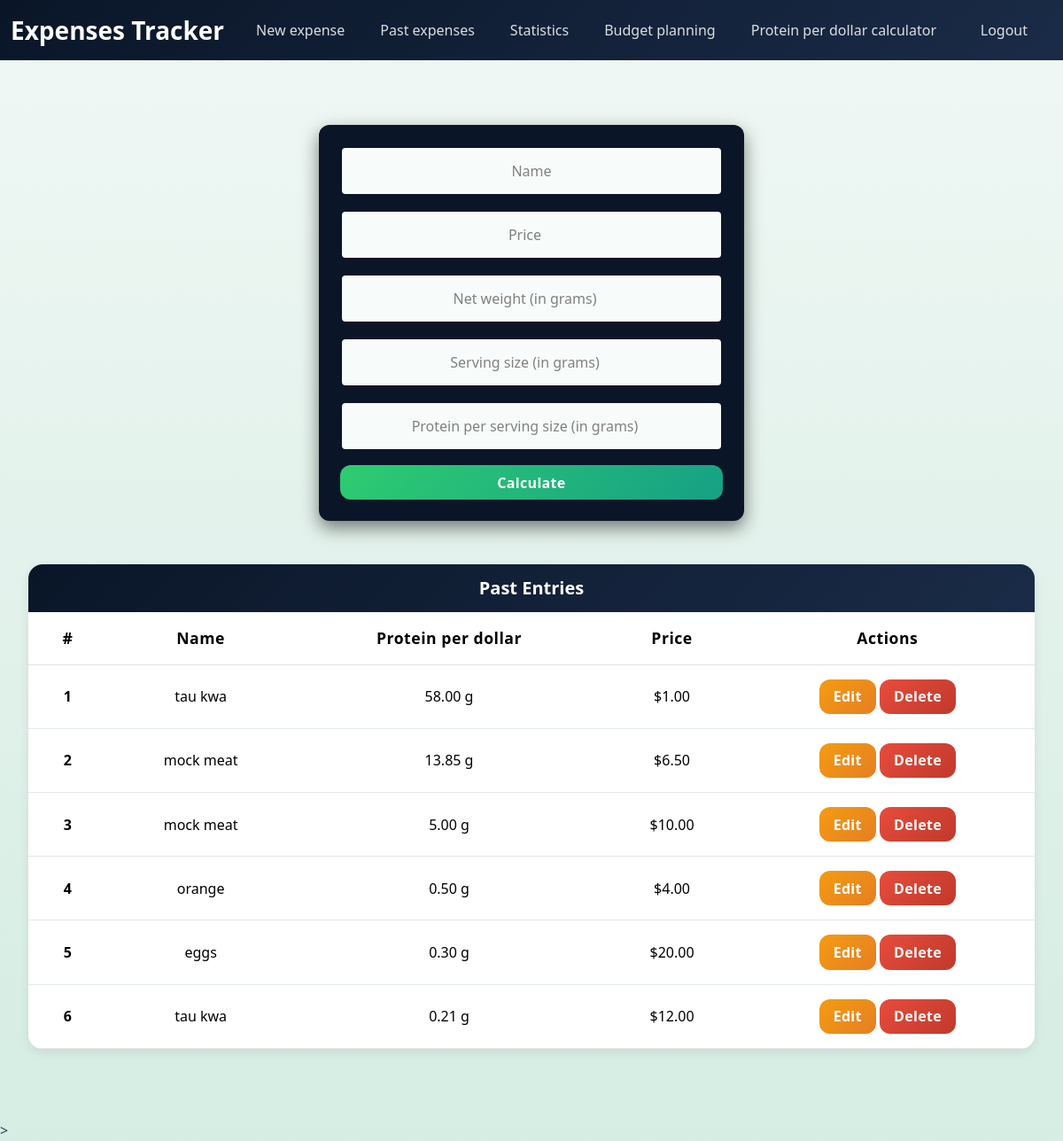
The app's page /protein (signed in) with its own data.
### tables this page shows
CREATE TABLE protein (id INTEGER PRIMARY KEY AUTOINCREMENT NOT NULL, user_id INTEGER NOT NULL, name TEXT NOT NULL, proteinperdollar REAL NOT NULL, description TEXT, date TIMESTAMP DEFAULT CURRENT_TIMESTAMP, price REAL NOT NULL DEFAULT 0, FOREIGN KEY(user_id) REFERENCES users(id));

### app.py (the view)
@app.route("/protein", methods=["GET", "POST"])
@login_required
def protein():
    if request.method == "POST":
        name = request.form.get("name")
        price = request.form.get("price")
        net_weight = request.form.get("net_weight")
        serving_size = request.form.get("serving_size")
        protein_serving_size = request.form.get("protein_serving_size")
        if not name or not price or not net_weight or not serving_size or not protein_serving_size:
            return apology("enter all details correctly")
        try:
            price = float(price)
            net_weight = float(net_weight)
            serving_size = float(serving_size)
            protein_serving_size = float(protein_serving_size)
        except (TypeError, ValueError):
            return apology("enter amount correctly.")
        protein_per_dollar = ((net_weight/serving_size)
                              * (protein_serving_size))/price if price and price > 0 else None
        db.execute("INSERT INTO protein (user_id, name, proteinperdollar, price) VALUES (?, ?, ?, ?)",
                   session["user_id"], name, protein_per_dollar, price)
        return redirect("/protein")
    else:
        all_items = db.execute(
            "SELECT * FROM protein WHERE user_id = ? ORDER BY proteinperdollar DESC", session["user_id"])
        return render_template("proteinperdollar.html", all_items=all_items, no_data=len(all_items)==0)

### app.py (called while the page is built)
@app.after_request
def after_request(response):
    response.headers["Cache-Control"] = "no-cache, no-store, must-revalidate"
    response.headers["Expires"] = 0
    response.headers["Pragma"] = "no-cache"
    return response

### helpers.py (called while the page is built)
def login_required(f):
    @wraps(f)
    def decorated_function(*args, **kwargs):
        if session.get("user_id") is None:
            return redirect ("/login")
        return f(*args, **kwargs)
    return decorated_function

### templates/proteinperdollar.html (shortened to what this page needs)
{% extends "layout.html" %}
{% block main %}
    <form action="{{url_for ('edit_protein', id = protein_to_edit['id']) if protein_to_edit else url_for('protein')}}" method="post">
        <div class="form-container">
            <div class="col">
                <input type="text" class="form-control" placeholder="Name" aria-label="Name" name="name" value="{{protein_to_edit['name'] if protein_to_edit else ''}}" required>
            </div>
            <div class="col">
                <input type="number" step="0.01" class="form-control" placeholder="Price" aria-label="Price" name="price" value="{{protein_to_edit['price'] if protein_to_edit else ''}}" required>
            </div>
            <div class="col">
                <input type="number" class="form-control" placeholder="Net weight (in grams)" aria-label="total weight" name="net_weight" required>
            </div>
            <div class="col">
                <input type="number" class="form-control" placeholder="Serving size (in grams)" aria-label="serving size" name="serving_size" required>
            </div>
            <div class="col">
                <input type="number" class="form-control" placeholder="Protein per serving size (in grams)" aria-label="protein per serving size" name="protein_serving_size" required>
            </div>
            <button type="submit" class="btn btn-primary">Calculate</button>
        </div>
    </form>
    <br>
    {%if no_data%}
    <div class = "card text-center mt-4 py-4">
        <p class = "fw-bold fs-5 mb-1">No entries yet</p>
        <p class="form-label text-center">Add a product above to compare protein per dollar.</p>
    </div>
    {%else%}
    {% if not protein_to_edit %}
        <div>
            <table class="table custom-table">
                <thead>
                    <tr>
                        <th colspan="5" class="text-center">Past Entries</th>
                    </tr>
                    <tr>
                        <th scope="col">#</th>
                        <th scope="col">Name</th>
                        <th scope="col">Protein per dollar</th>
                        <th scope="col">Price</th>
                        <th scope="col">Actions</th>
                    </tr>
                </thead>
                <tbody>
                    {% for item in all_items %}
                        <tr>
                            <th scope="row">{{loop.index}}</th>
                            <td>{{item.name}}</td>
                            <td>{{"%.2f" | format(item.proteinperdollar)}} g</td>
                            <td>${{"%.2f" | format(item.price)}}</td>
                            <td>
                                <a href="{{url_for('edit_protein', id = item['id'])}}" class="btn btn-sm btn-warning">Edit</a>
                                <form action="{{url_for('delete_protein', id = item['id'])}}" method="post" style="display:inline;">
                                    <button type="submit" class="btn btn-sm btn-danger">Delete</button>
                                </form>
                            </td>
                        </tr>
                    {%endfor%}
                </table>
            </div>
    {% endif %}
    {% endif %}
{% endblock %}

### static/styles.css (style rules this page uses)
:root { --primary-dark: #0a1628; --primary-navy: #1a2b47; --accent-emerald: #2ecc71; --accent-teal: #16a085; --warning: #f39c12; --danger: #e74c3c; --white: #ffffff; --medium-gray: #e1e8ed; --dark-gray: #6c757d; --text-dark: #2c3e50; }
.form-container { max-width: 480px; margin: 25px auto; padding: 24px; background-color: var(--primary-dark); border-radius: 12px; box-shadow: 0px 8px 20px rgba(0,0,0,0.5); display: flex; flex-direction: column; gap: 16px; text-align: center; }
.form-container::before { background: linear-gradient(90deg, #2ecc71, #16a085); height: 5px; }
input, select { padding: 12px; background-color: white; border: 1px solid; border-radius: 7px; font-size: 16px; text-align: center; }
button { padding: 12px; background-color: #808080; color:#1a1a1a; border-radius:12px; font-weight: 600; gap: 16px; text-align: center; }
body { background: linear-gradient(180deg, #f0f7f4 0%, #d5ede3 100%); color: #2c3e50; min-height: 100vh; }
.custom-table { background: var(--white) !important; overflow: hidden !important; border-radius: 16px !important; box-shadow: 0 4px 12px rgba(0, 0, 0, 0.08) !important; margin-bottom: 2rem !important; border-collapse: separate !important; border-spacing: 0; text-align: center; }
.custom-table thead tr:first-child th { background: linear-gradient(135deg, var(--primary-dark), var(--primary-navy)) !important; color: var(--white) !important; font-size: 1.25rem; font-weight: 700; padding: 0.75rem; border: none; text-align: center; }
.custom-table thead tr:nth-child(2) th { color: black; !important; font-weight: 700 !important; font-size: 1.1rem !important; letter-spacing: 0.03em !important; padding: 1rem 1.25rem !important; }
.custom-table tbody tr { border-bottom: 1px solid var(--medium-gray) !important; }
.custom-table tbody td, .custom-table tbody th { padding: 1rem 1.25rem !important; vertical-align: middle !important; color: black; !important; text-align: center; }
.btn { padding: 0.475rem 1rem !important; font-size: 1rem !important; font-weight: 600 !important; border: none !important; border-radius: 12px; cursor: pointer; position: relative; overflow: hidden; text-transform: none; letter-spacing: 0.02em; }
.btn-primary { background: linear-gradient(135deg, var(--accent-emerald), var(--accent-teal)) !important; color: var(--white) !important; }
.btn-danger { background: linear-gradient(135deg, var(--danger), #c0392b) !important; color: var(--white) !important; }
.btn-warning { background: linear-gradient(135deg, var(--warning), #e67e22) !important; color: var(--white) !important; }
.form-control, .form-select { padding: 0.875rem 1rem !important; font-size: 1rem !important; background-color: #f7fbf9 !important; border: 2px solid transparent; }
.form-control::placeholder { color:#808080; opacity:1; }

### records on screen
protein: name "tau kwa", proteinperdollar "58.00", price "1.00"
protein: name "mock meat", proteinperdollar "13.85", price "6.50"
protein: name "mock meat", proteinperdollar "5.00", price "10.00"
protein: name "orange", proteinperdollar "0.50", price "4.00"
protein: name "eggs", proteinperdollar "0.30", price "20.00"
protein: name "tau kwa", proteinperdollar "0.21", price "12.00"
